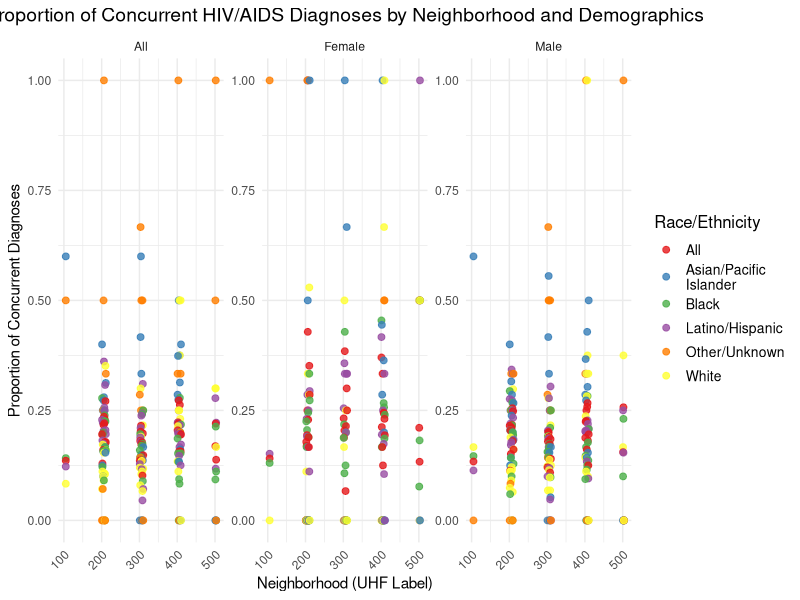
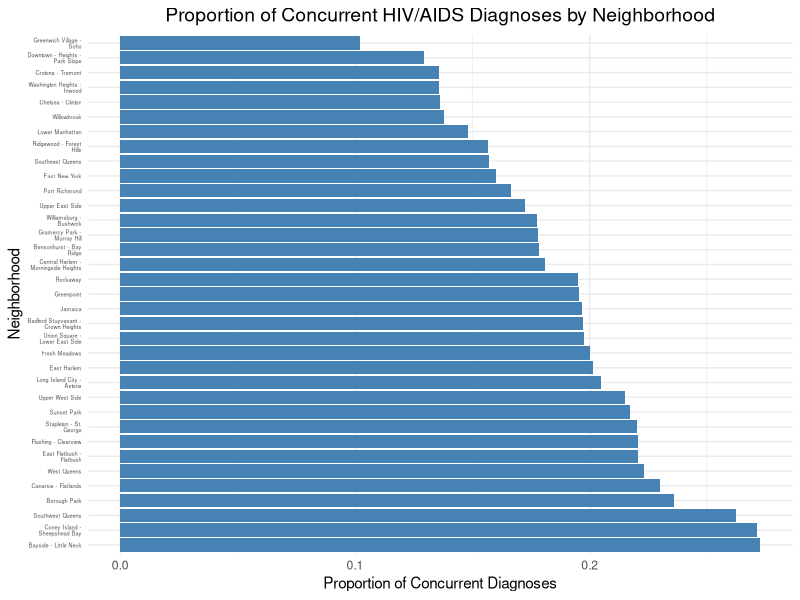

The R source for these figures, in order:
## ---- chunk 1
# load the package
library(dplyr)
library(ggplot2)
library(sf)
library(RColorBrewer)

# import dataset
Merged_HIV_UHF_Data <- read.csv("Merged_HIV_UHF_Data.csv")
## ---- chunk 2
# create summary data for concurrent HIV/AIDS diagnosis
summary_data <- Merged_HIV_UHF_Data %>%
  group_by(uhf_label, sex, race_ethnicity) %>%
  summarize(
    total_concurrent_hiv_aids = sum(total_number_of_concurrent_hiv_aids_diagnoses, na.rm = TRUE),
    total_hiv_diagnoses = sum(total_number_of_hiv_diagnoses, na.rm = TRUE),
    proportion_concurrent = total_concurrent_hiv_aids / total_hiv_diagnoses
  ) %>%
  arrange(desc(proportion_concurrent))
## ---- chunk 3
# Fit the linear regression model
lm_model <- lm(proportion_concurrent ~ uhf_label + sex + race_ethnicity, data = summary_data)

# Summary of the linear regression model
summary(lm_model)
## ---- chunk 4
coeff_table <- summary(lm_model)$coefficients
coeff_table <- as.data.frame(coeff_table)
colnames(coeff_table) <- c("Estimate", "Std. Error", "t value", "Pr(>|t|)")

# Add significance levels
coeff_table$Significance <- cut(coeff_table$`Pr(>|t|)`, 
                                breaks = c(-Inf, 0.001, 0.01, 0.05, 0.1, Inf), 
                                labels = c("***", "**", "*", ".", " "))

# View the coefficient table
print(coeff_table)
## ---- chunk 5
ggplot(summary_data, aes(x = uhf_label, y = proportion_concurrent, color = race_ethnicity)) +
  geom_point(size = 2, alpha = 0.8) +  # Keep points for visibility
  facet_wrap(~ sex, scales = "free_y") +  # Separate panels for each sex
  labs(
    title = "Proportion of Concurrent HIV/AIDS Diagnoses by Neighborhood and Demographics",
    x = "Neighborhood (UHF Label)",
    y = "Proportion of Concurrent Diagnoses",
    color = "Race/Ethnicity"
  ) +
  theme_minimal() +
  theme(
    axis.text.x = element_text(angle = 45, hjust = 1),
    plot.title = element_text(hjust = 0.5, size = 14),
    legend.title = element_text(size = 12),
    legend.text = element_text(size = 10)
  ) +
  scale_color_brewer(palette = "Set1")
## ---- chunk 6
# neighborhood summary
neighborhood_summary <- Merged_HIV_UHF_Data %>%
  group_by(neighborhood_u_h_f) %>%
  summarize(
    total_concurrent_hiv_aids = sum(total_number_of_concurrent_hiv_aids_diagnoses, na.rm = TRUE),
    total_hiv_diagnoses = sum(total_number_of_hiv_diagnoses, na.rm = TRUE),
    proportion_concurrent = total_concurrent_hiv_aids / total_hiv_diagnoses
  ) %>%
  arrange(desc(proportion_concurrent))

print(neighborhood_summary)
## ---- chunk 7
# visualization of Proportion of Concurrent HIV/AIDS Diagnoses by Neighborhood
ggplot(neighborhood_summary, aes(x = reorder(neighborhood_u_h_f, -proportion_concurrent), y = proportion_concurrent)) +
  geom_bar(stat = "identity", fill = "steelblue") +
  coord_flip() +  
  labs(
    title = "Proportion of Concurrent HIV/AIDS Diagnoses by Neighborhood",
    x = "Neighborhood",
    y = "Proportion of Concurrent Diagnoses"
  ) +
  theme_minimal() +
  theme(
    axis.text.y = element_text(size = 4, hjust = 1),
    plot.title = element_text(hjust = 0.5, size = 14)
  )
